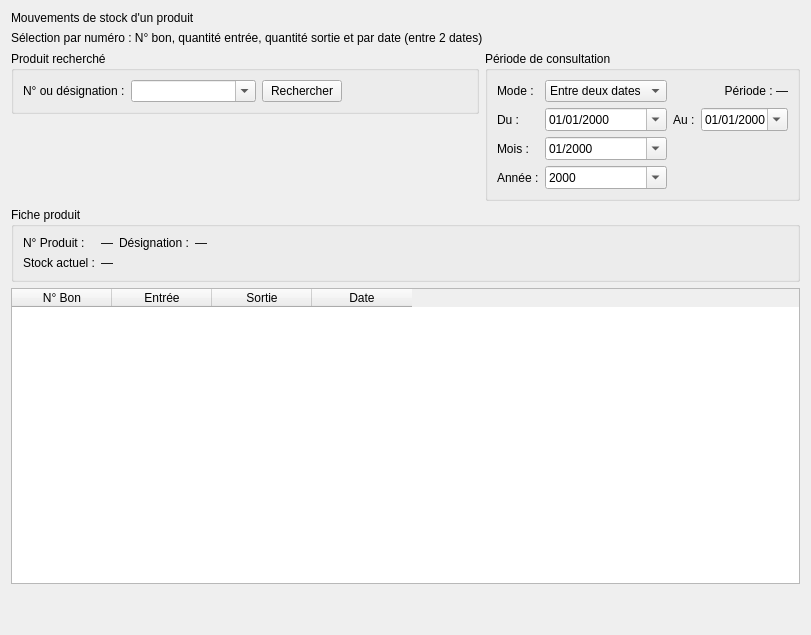
<?xml version="1.0" encoding="UTF-8"?>
<ui version="4.0">
 <class>MovementWidget</class>
 <widget class="QWidget" name="Form">
  <property name="geometry">
   <rect>
    <x>0</x>
    <y>0</y>
    <width>811</width>
    <height>635</height>
   </rect>
  </property>
  <property name="windowTitle">
   <string>Form</string>
  </property>
  <layout class="QGridLayout" name="gridLayout">
   <item row="5" column="0">
    <widget class="QLabel" name="resume">
     <property name="text">
      <string/>
     </property>
     <property name="textFormat">
      <enum>Qt::TextFormat::RichText</enum>
     </property>
    </widget>
   </item>
   <item row="4" column="0">
    <widget class="QTableWidget" name="table">
     <property name="editTriggers">
      <set>QAbstractItemView::EditTrigger::NoEditTriggers</set>
     </property>
     <property name="alternatingRowColors">
      <bool>true</bool>
     </property>
     <property name="selectionMode">
      <enum>QAbstractItemView::SelectionMode::SingleSelection</enum>
     </property>
     <property name="selectionBehavior">
      <enum>QAbstractItemView::SelectionBehavior::SelectRows</enum>
     </property>
     <property name="sortingEnabled">
      <bool>false</bool>
     </property>
     <attribute name="horizontalHeaderStretchLastSection">
      <bool>false</bool>
     </attribute>
     <attribute name="verticalHeaderVisible">
      <bool>false</bool>
     </attribute>
     <attribute name="verticalHeaderDefaultSectionSize">
      <number>30</number>
     </attribute>
     <column>
      <property name="text">
       <string>N° Bon</string>
      </property>
     </column>
     <column>
      <property name="text">
       <string>Entrée</string>
      </property>
     </column>
     <column>
      <property name="text">
       <string>Sortie</string>
      </property>
     </column>
     <column>
      <property name="text">
       <string>Date</string>
      </property>
     </column>
    </widget>
   </item>
   <item row="2" column="0">
    <layout class="QHBoxLayout" name="haut" stretch="3,2">
     <item alignment="Qt::AlignmentFlag::AlignTop">
      <widget class="QGroupBox" name="cadre_produit">
       <property name="title">
        <string>Produit recherché</string>
       </property>
       <layout class="QHBoxLayout" name="ligne_produit" stretch="0,1,0,1">
        <item>
         <widget class="QLabel" name="label_choix">
          <property name="text">
           <string>N° ou désignation :</string>
          </property>
         </widget>
        </item>
        <item>
         <widget class="QComboBox" name="choix_produit">
          <property name="editable">
           <bool>true</bool>
          </property>
          <property name="insertPolicy">
           <enum>QComboBox::InsertPolicy::NoInsert</enum>
          </property>
         </widget>
        </item>
        <item>
         <widget class="QPushButton" name="btn_rechercher">
          <property name="text">
           <string>Rechercher</string>
          </property>
          <property name="primaire" stdset="0">
           <bool>true</bool>
          </property>
         </widget>
        </item>
        <item>
         <spacer name="espace_produit">
          <property name="orientation">
           <enum>Qt::Orientation::Horizontal</enum>
          </property>
          <property name="sizeHint" stdset="0">
           <size>
            <width>40</width>
            <height>20</height>
           </size>
          </property>
         </spacer>
        </item>
       </layout>
      </widget>
     </item>
     <item alignment="Qt::AlignmentFlag::AlignTop">
      <widget class="QGroupBox" name="cadre_periode">
       <property name="title">
        <string>Période de consultation</string>
       </property>
       <layout class="QGridLayout" name="grille_periode">
        <item row="0" column="0">
         <widget class="QLabel" name="label_mode">
          <property name="text">
           <string>Mode :</string>
          </property>
         </widget>
        </item>
        <item row="0" column="1">
         <widget class="QComboBox" name="mode">
          <item>
           <property name="text">
            <string>Entre deux dates</string>
           </property>
          </item>
          <item>
           <property name="text">
            <string>Dans un mois</string>
           </property>
          </item>
          <item>
           <property name="text">
            <string>Dans une année</string>
           </property>
          </item>
          <item>
           <property name="text">
            <string>Tout l'historique</string>
           </property>
          </item>
         </widget>
        </item>
        <item row="0" column="3">
         <widget class="QLabel" name="periode">
          <property name="text">
           <string>Période : —</string>
          </property>
          <property name="alignment">
           <set>Qt::AlignmentFlag::AlignRight|Qt::AlignmentFlag::AlignTrailing|Qt::AlignmentFlag::AlignVCenter</set>
          </property>
         </widget>
        </item>
        <item row="1" column="0">
         <widget class="QLabel" name="label_du">
          <property name="text">
           <string>Du :</string>
          </property>
         </widget>
        </item>
        <item row="1" column="1">
         <widget class="QDateEdit" name="date_debut">
          <property name="displayFormat">
           <string>dd/MM/yyyy</string>
          </property>
          <property name="calendarPopup">
           <bool>true</bool>
          </property>
         </widget>
        </item>
        <item row="1" column="2">
         <widget class="QLabel" name="label_au">
          <property name="text">
           <string>Au :</string>
          </property>
         </widget>
        </item>
        <item row="1" column="3">
         <widget class="QDateEdit" name="date_fin">
          <property name="displayFormat">
           <string>dd/MM/yyyy</string>
          </property>
          <property name="calendarPopup">
           <bool>true</bool>
          </property>
         </widget>
        </item>
        <item row="2" column="0">
         <widget class="QLabel" name="label_mois">
          <property name="text">
           <string>Mois :</string>
          </property>
         </widget>
        </item>
        <item row="2" column="1">
         <widget class="QDateEdit" name="date_mois">
          <property name="displayFormat">
           <string>MM/yyyy</string>
          </property>
          <property name="calendarPopup">
           <bool>true</bool>
          </property>
         </widget>
        </item>
        <item row="3" column="0">
         <widget class="QLabel" name="label_annee">
          <property name="text">
           <string>Année :</string>
          </property>
         </widget>
        </item>
        <item row="3" column="1">
         <widget class="QDateEdit" name="date_annee">
          <property name="displayFormat">
           <string>yyyy</string>
          </property>
          <property name="calendarPopup">
           <bool>true</bool>
          </property>
         </widget>
        </item>
        <item row="0" column="4" rowspan="4">
         <spacer name="espace_periode">
          <property name="orientation">
           <enum>Qt::Orientation::Horizontal</enum>
          </property>
          <property name="sizeHint" stdset="0">
           <size>
            <width>40</width>
            <height>20</height>
           </size>
          </property>
         </spacer>
        </item>
       </layout>
      </widget>
     </item>
    </layout>
   </item>
   <item row="1" column="0">
    <widget class="QLabel" name="sous_titre">
     <property name="text">
      <string>Sélection par numéro : N° bon, quantité entrée, quantité sortie et par date (entre 2 dates)</string>
     </property>
    </widget>
   </item>
   <item row="3" column="0">
    <widget class="QGroupBox" name="fiche">
     <property name="title">
      <string>Fiche produit</string>
     </property>
     <layout class="QGridLayout" name="fiche_grille">
      <item row="0" column="0">
       <widget class="QLabel" name="label_fiche_num">
        <property name="text">
         <string>N° Produit :</string>
        </property>
       </widget>
      </item>
      <item row="0" column="1">
       <widget class="QLabel" name="lbl_num">
        <property name="text">
         <string>—</string>
        </property>
       </widget>
      </item>
      <item row="0" column="2">
       <widget class="QLabel" name="label_fiche_design">
        <property name="text">
         <string>Désignation :</string>
        </property>
       </widget>
      </item>
      <item row="0" column="3">
       <widget class="QLabel" name="lbl_design">
        <property name="text">
         <string>—</string>
        </property>
       </widget>
      </item>
      <item row="1" column="0">
       <widget class="QLabel" name="label_fiche_stock">
        <property name="text">
         <string>Stock actuel :</string>
        </property>
       </widget>
      </item>
      <item row="1" column="1">
       <widget class="QLabel" name="lbl_stock">
        <property name="text">
         <string>—</string>
        </property>
       </widget>
      </item>
      <item row="0" column="4" rowspan="2">
       <spacer name="espace_fiche">
        <property name="orientation">
         <enum>Qt::Orientation::Horizontal</enum>
        </property>
        <property name="sizeHint" stdset="0">
         <size>
          <width>40</width>
          <height>20</height>
         </size>
        </property>
       </spacer>
      </item>
     </layout>
    </widget>
   </item>
   <item row="0" column="0">
    <widget class="QLabel" name="titre">
     <property name="text">
      <string>Mouvements de stock d'un produit</string>
     </property>
    </widget>
   </item>
   <item row="6" column="0">
    <spacer name="verticalSpacer">
     <property name="orientation">
      <enum>Qt::Orientation::Vertical</enum>
     </property>
     <property name="sizeType">
      <enum>QSizePolicy::Policy::Minimum</enum>
     </property>
     <property name="sizeHint" stdset="0">
      <size>
       <width>10</width>
       <height>20</height>
      </size>
     </property>
    </spacer>
   </item>
  </layout>
 </widget>
 <resources/>
 <connections/>
</ui>
